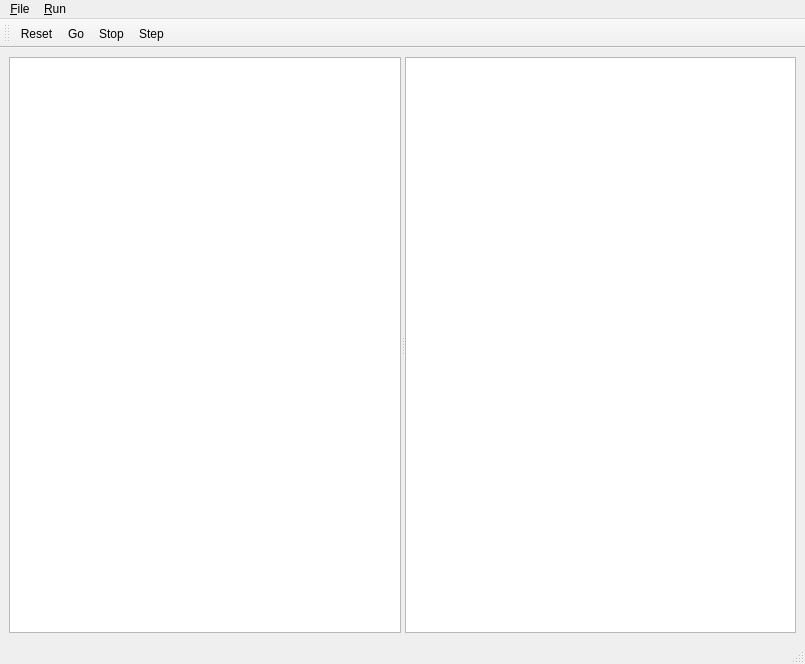
<?xml version="1.0" encoding="UTF-8"?>
<ui version="4.0">
 <class>MainWindow</class>
 <widget class="QMainWindow" name="MainWindow">
  <property name="geometry">
   <rect>
    <x>0</x>
    <y>0</y>
    <width>805</width>
    <height>664</height>
   </rect>
  </property>
  <property name="windowTitle">
   <string>MainWindow</string>
  </property>
  <widget class="QWidget" name="centralwidget">
   <layout class="QHBoxLayout" name="horizontalLayout">
    <item>
     <widget class="QSplitter" name="splitter">
      <property name="orientation">
       <enum>Qt::Horizontal</enum>
      </property>
      <widget class="QListWidget" name="ProgramlistWidget"/>
      <widget class="QListWidget" name="ReglistWidget"/>
     </widget>
    </item>
   </layout>
  </widget>
  <widget class="QMenuBar" name="menubar">
   <property name="geometry">
    <rect>
     <x>0</x>
     <y>0</y>
     <width>805</width>
     <height>22</height>
    </rect>
   </property>
   <widget class="QMenu" name="menuFile">
    <property name="title">
     <string>&amp;File</string>
    </property>
    <addaction name="actionOpen"/>
   </widget>
   <widget class="QMenu" name="menuRun">
    <property name="title">
     <string>&amp;Run</string>
    </property>
    <addaction name="action_Go"/>
    <addaction name="action_Stop"/>
    <addaction name="action_Reset"/>
    <addaction name="actionS_tep"/>
   </widget>
   <addaction name="menuFile"/>
   <addaction name="menuRun"/>
  </widget>
  <widget class="QStatusBar" name="statusbar"/>
  <widget class="QToolBar" name="toolBar">
   <property name="windowTitle">
    <string>toolBar</string>
   </property>
   <attribute name="toolBarArea">
    <enum>TopToolBarArea</enum>
   </attribute>
   <attribute name="toolBarBreak">
    <bool>false</bool>
   </attribute>
   <addaction name="action_Reset"/>
   <addaction name="action_Go"/>
   <addaction name="action_Stop"/>
   <addaction name="actionS_tep"/>
  </widget>
  <action name="actionOpen">
   <property name="text">
    <string>&amp;Open</string>
   </property>
  </action>
  <action name="action_Go">
   <property name="text">
    <string>&amp;Go</string>
   </property>
   <property name="shortcut">
    <string>F5</string>
   </property>
  </action>
  <action name="action_Stop">
   <property name="text">
    <string>&amp;Stop</string>
   </property>
   <property name="shortcut">
    <string>Shift+F5</string>
   </property>
  </action>
  <action name="action_Reset">
   <property name="text">
    <string>&amp;Reset</string>
   </property>
   <property name="shortcut">
    <string>F6</string>
   </property>
  </action>
  <action name="actionS_tep">
   <property name="text">
    <string>S&amp;tep</string>
   </property>
   <property name="shortcut">
    <string>F10</string>
   </property>
  </action>
 </widget>
 <resources/>
 <connections/>
</ui>
